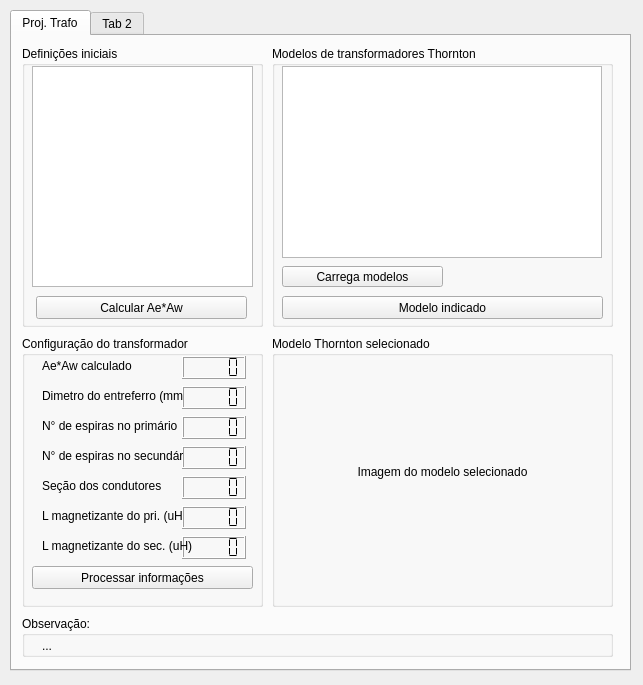
<?xml version="1.0" encoding="UTF-8"?>
<ui version="4.0">
 <class>Form</class>
 <widget class="QWidget" name="Form">
  <property name="geometry">
   <rect>
    <x>0</x>
    <y>0</y>
    <width>643</width>
    <height>685</height>
   </rect>
  </property>
  <property name="windowTitle">
   <string>ELP :: Proj. flyback feedback loop</string>
  </property>
  <property name="windowIcon">
   <iconset>
    <normaloff>img/icone.png</normaloff>img/icone.png</iconset>
  </property>
  <widget class="QTabWidget" name="tabWidget">
   <property name="geometry">
    <rect>
     <x>10</x>
     <y>10</y>
     <width>621</width>
     <height>661</height>
    </rect>
   </property>
   <widget class="QWidget" name="tab">
    <attribute name="title">
     <string>Proj. Trafo</string>
    </attribute>
    <widget class="QGroupBox" name="groupBox">
     <property name="geometry">
      <rect>
       <x>10</x>
       <y>300</y>
       <width>241</width>
       <height>271</height>
      </rect>
     </property>
     <property name="title">
      <string>Configuração do transformador</string>
     </property>
     <widget class="QLCDNumber" name="disp_nep">
      <property name="geometry">
       <rect>
        <x>160</x>
        <y>80</y>
        <width>64</width>
        <height>23</height>
       </rect>
      </property>
      <property name="segmentStyle">
       <enum>QLCDNumber::Flat</enum>
      </property>
     </widget>
     <widget class="QLCDNumber" name="disp_nes">
      <property name="geometry">
       <rect>
        <x>160</x>
        <y>110</y>
        <width>64</width>
        <height>23</height>
       </rect>
      </property>
      <property name="segmentStyle">
       <enum>QLCDNumber::Flat</enum>
      </property>
     </widget>
     <widget class="QLCDNumber" name="disp_sc">
      <property name="geometry">
       <rect>
        <x>160</x>
        <y>140</y>
        <width>64</width>
        <height>23</height>
       </rect>
      </property>
      <property name="segmentStyle">
       <enum>QLCDNumber::Flat</enum>
      </property>
     </widget>
     <widget class="QLCDNumber" name="disp_lmp">
      <property name="geometry">
       <rect>
        <x>160</x>
        <y>170</y>
        <width>64</width>
        <height>23</height>
       </rect>
      </property>
      <property name="segmentStyle">
       <enum>QLCDNumber::Flat</enum>
      </property>
     </widget>
     <widget class="QLCDNumber" name="disp_lms">
      <property name="geometry">
       <rect>
        <x>160</x>
        <y>200</y>
        <width>64</width>
        <height>23</height>
       </rect>
      </property>
      <property name="segmentStyle">
       <enum>QLCDNumber::Flat</enum>
      </property>
     </widget>
     <widget class="QLabel" name="label_2">
      <property name="geometry">
       <rect>
        <x>20</x>
        <y>80</y>
        <width>141</width>
        <height>20</height>
       </rect>
      </property>
      <property name="text">
       <string>N° de espiras no primário</string>
      </property>
     </widget>
     <widget class="QLabel" name="label_3">
      <property name="geometry">
       <rect>
        <x>20</x>
        <y>110</y>
        <width>141</width>
        <height>20</height>
       </rect>
      </property>
      <property name="text">
       <string>N° de espiras no secundário</string>
      </property>
     </widget>
     <widget class="QLabel" name="label_6">
      <property name="geometry">
       <rect>
        <x>20</x>
        <y>140</y>
        <width>121</width>
        <height>20</height>
       </rect>
      </property>
      <property name="text">
       <string>Seção dos condutores</string>
      </property>
     </widget>
     <widget class="QLabel" name="label_7">
      <property name="geometry">
       <rect>
        <x>20</x>
        <y>170</y>
        <width>141</width>
        <height>20</height>
       </rect>
      </property>
      <property name="text">
       <string>L magnetizante do pri. (uH)</string>
      </property>
     </widget>
     <widget class="QLabel" name="label_8">
      <property name="geometry">
       <rect>
        <x>20</x>
        <y>200</y>
        <width>151</width>
        <height>20</height>
       </rect>
      </property>
      <property name="text">
       <string>L magnetizante do sec. (uH)</string>
      </property>
     </widget>
     <widget class="QPushButton" name="botao_pi">
      <property name="geometry">
       <rect>
        <x>10</x>
        <y>230</y>
        <width>221</width>
        <height>23</height>
       </rect>
      </property>
      <property name="text">
       <string>Processar informações</string>
      </property>
     </widget>
     <widget class="QLabel" name="label_9">
      <property name="geometry">
       <rect>
        <x>20</x>
        <y>20</y>
        <width>151</width>
        <height>20</height>
       </rect>
      </property>
      <property name="text">
       <string>Ae*Aw calculado</string>
      </property>
     </widget>
     <widget class="QLCDNumber" name="disp_calc">
      <property name="geometry">
       <rect>
        <x>160</x>
        <y>20</y>
        <width>64</width>
        <height>23</height>
       </rect>
      </property>
      <property name="segmentStyle">
       <enum>QLCDNumber::Flat</enum>
      </property>
     </widget>
     <widget class="QLCDNumber" name="disp_dent">
      <property name="geometry">
       <rect>
        <x>160</x>
        <y>50</y>
        <width>64</width>
        <height>23</height>
       </rect>
      </property>
      <property name="segmentStyle">
       <enum>QLCDNumber::Flat</enum>
      </property>
     </widget>
     <widget class="QLabel" name="label_5">
      <property name="geometry">
       <rect>
        <x>20</x>
        <y>50</y>
        <width>141</width>
        <height>20</height>
       </rect>
      </property>
      <property name="text">
       <string>Dimetro do entreferro (mm)</string>
      </property>
     </widget>
    </widget>
    <widget class="QGroupBox" name="groupBox_2">
     <property name="geometry">
      <rect>
       <x>260</x>
       <y>300</y>
       <width>341</width>
       <height>271</height>
      </rect>
     </property>
     <property name="title">
      <string>Modelo Thornton selecionado</string>
     </property>
     <widget class="QLabel" name="label_model">
      <property name="geometry">
       <rect>
        <x>20</x>
        <y>20</y>
        <width>301</width>
        <height>231</height>
       </rect>
      </property>
      <property name="text">
       <string>Imagem do modelo selecionado</string>
      </property>
      <property name="alignment">
       <set>Qt::AlignCenter</set>
      </property>
     </widget>
     <zorder>label_model</zorder>
     <zorder>disp_calc</zorder>
     <zorder>label_9</zorder>
    </widget>
    <widget class="QGroupBox" name="groupBox_3">
     <property name="geometry">
      <rect>
       <x>260</x>
       <y>10</y>
       <width>341</width>
       <height>281</height>
      </rect>
     </property>
     <property name="title">
      <string>Modelos de transformadores Thornton</string>
     </property>
     <widget class="QTableWidget" name="tabela_model">
      <property name="enabled">
       <bool>true</bool>
      </property>
      <property name="geometry">
       <rect>
        <x>10</x>
        <y>20</y>
        <width>320</width>
        <height>192</height>
       </rect>
      </property>
      <property name="minimumSize">
       <size>
        <width>320</width>
        <height>0</height>
       </size>
      </property>
     </widget>
     <widget class="QPushButton" name="botao_sa">
      <property name="geometry">
       <rect>
        <x>10</x>
        <y>250</y>
        <width>321</width>
        <height>23</height>
       </rect>
      </property>
      <property name="text">
       <string>Modelo indicado</string>
      </property>
     </widget>
     <widget class="QPushButton" name="botao_cm">
      <property name="geometry">
       <rect>
        <x>10</x>
        <y>220</y>
        <width>161</width>
        <height>21</height>
       </rect>
      </property>
      <property name="text">
       <string>Carrega modelos</string>
      </property>
     </widget>
    </widget>
    <widget class="QGroupBox" name="groupBox_4">
     <property name="geometry">
      <rect>
       <x>10</x>
       <y>10</y>
       <width>241</width>
       <height>281</height>
      </rect>
     </property>
     <property name="title">
      <string>Definições iniciais</string>
     </property>
     <widget class="QTableWidget" name="tabela_def">
      <property name="geometry">
       <rect>
        <x>10</x>
        <y>20</y>
        <width>221</width>
        <height>221</height>
       </rect>
      </property>
     </widget>
     <widget class="QPushButton" name="botao_calc">
      <property name="geometry">
       <rect>
        <x>14</x>
        <y>250</y>
        <width>211</width>
        <height>23</height>
       </rect>
      </property>
      <property name="text">
       <string>Calcular Ae*Aw</string>
      </property>
     </widget>
    </widget>
    <widget class="QGroupBox" name="groupBox_5">
     <property name="geometry">
      <rect>
       <x>10</x>
       <y>580</y>
       <width>591</width>
       <height>41</height>
      </rect>
     </property>
     <property name="title">
      <string>Observação:</string>
     </property>
     <widget class="QLabel" name="label_4">
      <property name="geometry">
       <rect>
        <x>20</x>
        <y>20</y>
        <width>511</width>
        <height>20</height>
       </rect>
      </property>
      <property name="text">
       <string>...</string>
      </property>
     </widget>
    </widget>
   </widget>
   <widget class="QWidget" name="tab_2">
    <attribute name="title">
     <string>Tab 2</string>
    </attribute>
   </widget>
  </widget>
 </widget>
 <resources/>
 <connections/>
</ui>
